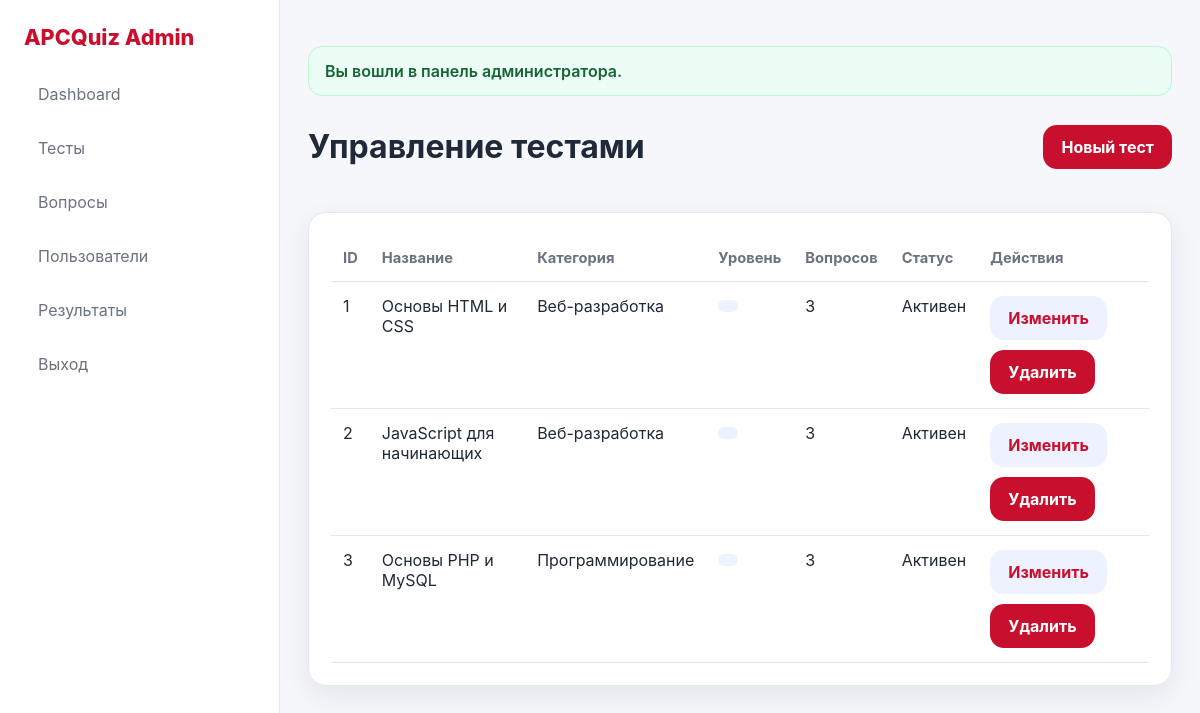
/manage_tests.php (signed in), run on the app's committed database.
### tables this page shows
CREATE TABLE tests (
    id INT AUTO_INCREMENT PRIMARY KEY,
    category_id INT NULL,
    title VARCHAR(200) NOT NULL,
    description TEXT NULL,
    time_limit INT NOT NULL DEFAULT 15,
    is_active TINYINT(1) NOT NULL DEFAULT 1,
    created_at TIMESTAMP DEFAULT CURRENT_TIMESTAMP,
    CONSTRAINT fk_tests_category FOREIGN KEY (category_id) REFERENCES categories(id) ON DELETE SET NULL
);

CREATE TABLE categories (
    id INT AUTO_INCREMENT PRIMARY KEY,
    name VARCHAR(100) NOT NULL,
    description TEXT NULL
);

### functions.php (called while the page is built, shortened)
<?php
function e($value): string
{
    return htmlspecialchars((string)$value, ENT_QUOTES, 'UTF-8');
}

### manage_tests.php (the view, shortened to what this page needs)
<?php
require_once __DIR__ . '/../config/db.php';
require_once __DIR__ . '/../includes/functions.php';
$tests = $pdo->query("
    SELECT
        t.*,
        c.name AS category_name,
        (
            SELECT COUNT(*)
            FROM questions q
            WHERE q.test_id = t.id
        ) AS question_count
    FROM tests t
    LEFT JOIN categories c
        ON c.id = t.category_id
    ORDER BY t.created_at DESC
")->fetchAll();
require_once __DIR__ . '/../includes/admin_header.php';
?>
<div class="section-title">
    <h1>Управление тестами</h1>
    <a
        class="btn btn-primary"
        href="/knowledge_test_system/admin/manage_tests.php?action=create"
    >
        Новый тест
    </a>
</div>
<div class="table-wrap" style="margin-top:24px;">
    <table>
        <thead>
        <tr>
            <th>ID</th>
            <th>Название</th>
            <th>Категория</th>
            <th>Уровень</th>
            <th>Вопросов</th>
            <th>Статус</th>
            <th>Действия</th>
        </tr>
        </thead>
        <tbody>
        <?php foreach ($tests as $row): ?>
            <tr>
                <td><?= (int)$row['id']; ?></td>
                <td><?= e($row['title']); ?></td>
                <td><?= e($row['category_name'] ?? '—'); ?></td>
                <td>
                    <span class="badge">
                    </span>
                </td>
                <td><?= (int)$row['question_count']; ?></td>
                <td>
                    <?= $row['is_active']
                        ? 'Активен'
                        : 'Скрыт'; ?>
                </td>
                <td>
                    <div class="inline-actions">
                        <a
                            class="btn btn-light"
                            href="/knowledge_test_system/admin/manage_tests.php?action=edit&id=<?= (int)$row['id']; ?>"
                        >
                            Изменить
                        </a>
                        <a
                            class="btn btn-danger"
                            href="/knowledge_test_system/admin/manage_tests.php?action=delete&id=<?= (int)$row['id']; ?>"
                            onclick="return confirm('Удалить тест?')"
                        >
                            Удалить
                        </a>
                    </div>
                </td>
            </tr>
        <?php endforeach; ?>
        </tbody>
    </table>
</div>
<?php require_once __DIR__ . '/../includes/admin_footer.php'; ?>

### style.css (style rules this page uses)
:root { --bg: #f8f8f8; --card: #ffffff; --text: #1f2937; --muted: #6b7280; --primary: #c8102e; --primary-dark: #a50d25; --border: #e5e7eb; --success: #16a34a; --danger: #c8102e; --warning: #d97706; --shadow: 0 10px 30px rgba(15, 23, 42, 0.08); --radius: 18px; }
* { box-sizing: border-box; }
html, body { margin: 0; padding: 0; font-family: Inter, "Segoe UI", Arial, sans-serif; background: var(--bg); color: var(--text); }
body { min-height: 100vh; }
a { color: inherit; text-decoration: none; }
.hero-card, .card, .stat-card, .panel, .table-wrap, .auth-card { background: var(--card); border: 1px solid var(--border); border-radius: var(--radius); box-shadow: var(--shadow); }
.card, .panel, .table-wrap { padding: 22px; }
.section-title { display: flex; justify-content: space-between; align-items: center; gap: 12px; margin: 10px 0 16px; }
.inline-actions { display: flex; gap: 10px; flex-wrap: wrap; }
.btn { display: inline-flex; align-items: center; justify-content: center; gap: 8px; border: none; cursor: pointer; padding: 12px 18px; border-radius: 14px; font-weight: 700; transition: 0.25s; font-family: Inter, "Segoe UI", Arial, sans-serif; }
.btn-primary { background: var(--primary); color: #ffffff !important; }
.btn-light { background: #eef2ff; color: var(--primary) !important; }
.btn-danger { background: var(--danger); color: #ffffff !important; }
.badge { display: inline-block; padding: 6px 10px; background: #eef2ff; color: var(--primary); border-radius: 999px; font-size: 0.82rem; }
.table-wrap { overflow: auto; }
table { width: 100%; border-collapse: collapse; }
th, td { padding: 14px 12px; border-bottom: 1px solid var(--border); text-align: left; vertical-align: top; }
th { font-size: 0.92rem; color: var(--muted); }

### data on the page
tests: id "1", title "Основы HTML и CSS", category.name "Веб-разработка", question_count "3", is_active "Активен"
tests: id "2", title "JavaScript для начинающих", category.name "Веб-разработка", question_count "3", is_active "Активен"
tests: id "3", title "Основы PHP и MySQL", category.name "Программирование", question_count "3", is_active "Активен"

### other printed values
$flash['message'] "Вы вошли в панель администратора."
